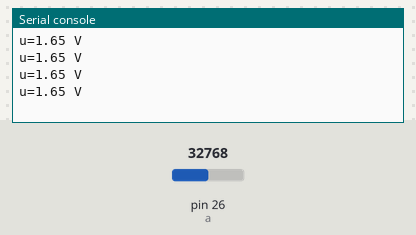
This program was run on a simulated MicroPython board. On the bench: the last lines printed to the serial console. Inputs (shaded band) come from the test bench; at power-on: pin 26 (a) = 32768 (analog values on the 0–65535 scale).

Above: at 1.2 s.
1.3 s: pin 26 (a) set to 45874
At 1.71 s:
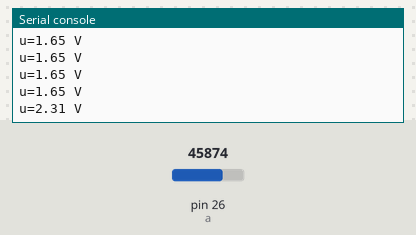
2.8 s: pin 26 (a) set to 57670
At 2.91 s:
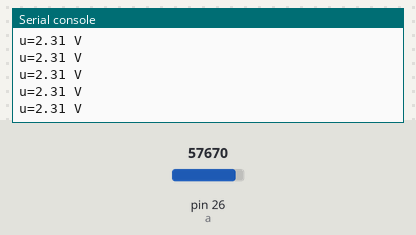
Timing chart, 0 to 5.8 s (numbered marks = the images above; inputs shaded):
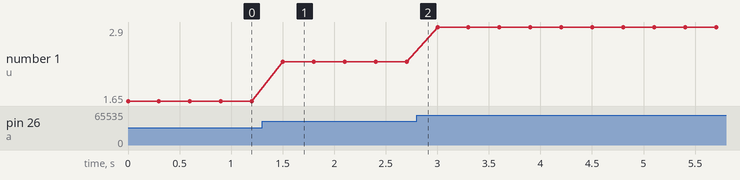

The program:

lecture_tension.py
```python
#
#  Lecture tension potentiomètre
#
from machine import ADC
from time import sleep_ms

a = ADC(0)   # point milieu potentiomètre -> pin 26

while True:
    tension = a.read_u16()*3.3/2**16
    print("u={:4.2f} V".format(tension))
    sleep_ms(300)
```

Measured:
- after the input at 1.3 s, the serial console: prints a new line after 0.20 s (image 1)
- plotted number 1: 1.65 → 2.31 after the input at 1.3 s, 2.31 → 2.9 after the input at 2.8 s
